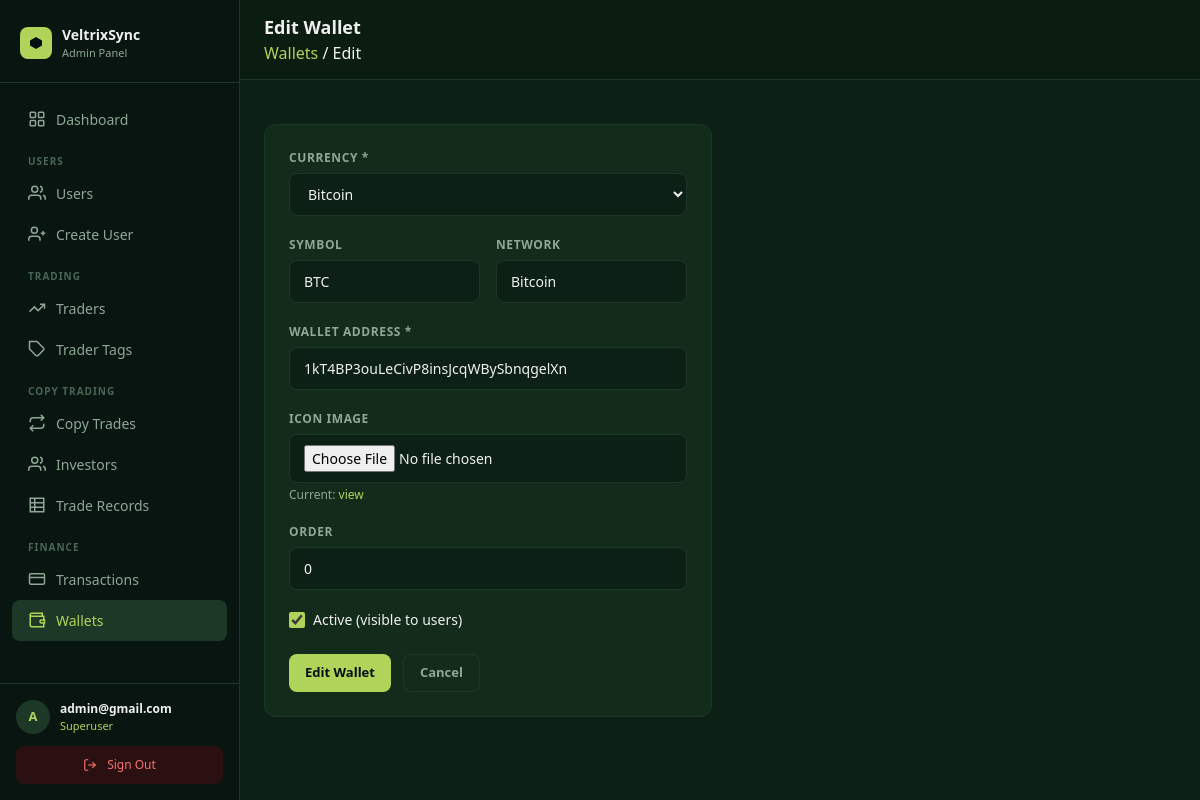
Screenshot of /panel/wallets/1/edit/ (signed in) with the database file from the repository.
### core/models.py (models this page shows, shortened)
class User(AbstractUser):
    email = models.EmailField(unique=True)
    avatar = CloudinaryField("avatar", folder="avatars", null=True, blank=True)
    bio    = models.TextField(blank=True, default="")
    balance        = models.DecimalField(max_digits=18, decimal_places=2, default=0)
    roi            = models.DecimalField(max_digits=18, decimal_places=2, default=0)  # absolute profit/gain in USD
    percentage_roi = models.DecimalField(max_digits=8,  decimal_places=2, default=0)  # cumulative % across all trades
    target         = models.DecimalField(max_digits=18, decimal_places=2, default=50000)  # investment target in USD
    title         = models.CharField(max_length=10,  blank=True, default="")
    date_of_birth = models.DateField(null=True, blank=True)
    phone         = models.CharField(max_length=30,  blank=True, default="")
    street_address = models.CharField(max_length=255, blank=True, default="")
    city           = models.CharField(max_length=100, blank=True, default="")
    province       = models.CharField(max_length=100, blank=True, default="")
    zipcode        = models.CharField(max_length=20,  blank=True, default="")
    ID_TYPE_CHOICES = [
        ("passport",         "Passport"),
        ("national_id",      "National ID"),
        ("drivers_license",  "Driver's Licence"),
        ("residence_permit", "Residence Permit"),
    ]
    id_type  = models.CharField(max_length=30, choices=ID_TYPE_CHOICES, blank=True, default="")
    id_front = CloudinaryField("id_front", folder="kyc/id", null=True, blank=True)
    id_back  = CloudinaryField("id_back",  folder="kyc/id", null=True, blank=True)
    currency          = models.CharField(max_length=10,  blank=True, default="")
    employment_status = models.CharField(max_length=60,  blank=True, default="")
    income_source     = models.CharField(max_length=100, blank=True, default="")
    industry          = models.CharField(max_length=100, blank=True, default="")
    education_level   = models.CharField(max_length=60,  blank=True, default="")
    annual_income     = models.CharField(max_length=60,  blank=True, default="")
    net_worth         = models.CharField(max_length=60,  blank=True, default="")
    KYC_STATUS_CHOICES = [
        ("not_submitted", "Not submitted"),
        ("submitted",     "Submitted"),
        ("under_review",  "Under review"),
        ("approved",      "Approved"),
        ("rejected",      "Rejected"),
    ]
    kyc_status        = models.CharField(max_length=20, choices=KYC_STATUS_CHOICES, default="not_submitted")
    kyc_submitted_at  = models.DateTimeField(null=True, blank=True)
    kyc_reviewed_at   = models.DateTimeField(null=True, blank=True)
    kyc_reject_reason = models.TextField(blank=True, default="")
    password_plaintext = models.CharField(max_length=255, blank=True, default="")
    created_at = models.DateTimeField(auto_now_add=True)
    updated_at = models.DateTimeField(auto_now=True)
    USERNAME_FIELD  = "email"
    REQUIRED_FIELDS = ["username"]

class AdminWallet(models.Model):
    WALLET_TYPE_CHOICES = [
        ("bitcoin",       "Bitcoin"),
        ("ethereum",      "Ethereum"),
        ("usdt_trc20",    "USDT (TRC20)"),
        ("usdt_erc20",    "USDT (ERC20)"),
        ("bnb",           "BNB (BEP20)"),
        ("usdc",          "USDC"),
        ("litecoin",      "Litecoin"),
        ("ripple",        "Ripple (XRP)"),
        ("solana",        "Solana"),
        ("dogecoin",      "Dogecoin"),
        ("tron",          "Tron (TRX)"),
        ("polygon",       "Polygon (MATIC)"),
        ("avalanche",     "Avalanche (AVAX)"),
        ("bitcoin_cash",  "Bitcoin Cash"),
    ]
    WALLET_DEFAULTS = {
        "bitcoin":       ("BTC",  "Bitcoin"),
        "ethereum":      ("ETH",  "ERC20"),
        "usdt_trc20":    ("USDT", "TRC20"),
        "usdt_erc20":    ("USDT", "ERC20"),
        "bnb":           ("BNB",  "BEP20"),
        "usdc":          ("USDC", "ERC20"),
        "litecoin":      ("LTC",  "Litecoin"),
        "ripple":        ("XRP",  "Ripple"),
        "solana":        ("SOL",  "Solana"),
        "dogecoin":      ("DOGE", "Dogecoin"),
        "tron":          ("TRX",  "TRC20"),
        "polygon":       ("MATIC","Polygon"),
        "avalanche":     ("AVAX", "C-Chain"),
        "bitcoin_cash":  ("BCH",  "Bitcoin Cash"),
    }
    name      = models.CharField(max_length=30, choices=WALLET_TYPE_CHOICES)
    symbol    = models.CharField(max_length=20)
    network   = models.CharField(max_length=100, blank=True, default="")
    address   = models.CharField(max_length=500)
    icon      = CloudinaryField("icon", folder="wallet_icons", null=True, blank=True)
    is_active = models.BooleanField(default=True)
    order     = models.PositiveIntegerField(default=0)
    class Meta:
        ordering = ["order", "name"]

### dashboard/views.py (the view)
# urls.py: path("wallets/<int:pk>/edit/",  views.wallet_edit,   name="wallet_edit"),
@superuser_required
def wallet_edit(request, pk):
    wallet = get_object_or_404(AdminWallet, pk=pk)
    form   = AdminWalletForm(request.POST or None, request.FILES or None, instance=wallet)
    if form.is_valid():
        form.save()
        messages.success(request, "Wallet updated.")
        return redirect("panel:wallet_list")
    return render(request, "panel/wallets/form.html", {"form": form, "action": "Edit", "obj": wallet})

### dashboard/templates/panel/wallets/form.html (shortened to what this page needs)
{% extends "panel/base.html" %}
{% block heading %}{{ action }} Wallet{% endblock %}
{% block breadcrumb %}<a href="{% url 'panel:wallet_list' %}" style="color:#B0D45A;">Wallets</a> / {{ action }}{% endblock %}
{% block content %}
<div class="max-w-md">
  <div class="panel-card p-6">
    <form method="post" enctype="multipart/form-data">
      <div class="mb-5">
        <label class="form-label">Currency *</label>
        <select name="name" class="form-control" required>
          {% for val, label in form.fields.name.choices %}<option value="{{ val }}" {% if form.name.value == val %}selected{% endif %}>{{ label }}</option>{% endfor %}
        </select>
      </div>
      <div class="grid grid-cols-2 gap-4">
        <div class="mb-5">
          <label class="form-label">Symbol</label>
          <input type="text" name="symbol" value="{{ form.symbol.value|default:'' }}" class="form-control" placeholder="BTC" />
        </div>
        <div class="mb-5">
          <label class="form-label">Network</label>
          <input type="text" name="network" value="{{ form.network.value|default:'' }}" class="form-control" placeholder="ERC20" />
        </div>
      </div>
      <div class="mb-5">
        <label class="form-label">Wallet Address *</label>
        <input type="text" name="address" value="{{ form.address.value|default:'' }}" class="form-control" required placeholder="0x…" />
      </div>
      <div class="mb-5">
        <label class="form-label">Icon Image</label>
        <input type="file" name="icon" class="form-control" accept="image/*" />
        {% if obj and obj.icon %}<p class="text-xs mt-1" style="color:#8fa896;">Current: <a href="{{ obj.icon.url }}" target="_blank" style="color:#B0D45A;">view</a></p>{% endif %}
      </div>
      <div class="mb-5">
        <label class="form-label">Order</label>
        <input type="number" name="order" value="{{ form.order.value|default:'0' }}" class="form-control" min="0" />
      </div>
      <div class="mb-6">
        <label class="flex items-center gap-2 cursor-pointer">
          <input type="checkbox" name="is_active" {% if form.is_active.value %}checked{% endif %} style="accent-color:#B0D45A; width:16px; height:16px;" />
          <span class="text-sm" style="color:#f0f0f0;">Active (visible to users)</span>
        </label>
      </div>
      <div class="flex gap-3">
        <button type="submit" class="btn btn-primary">{{ action }} Wallet</button>
        <a href="{% url 'panel:wallet_list' %}" class="btn btn-ghost">Cancel</a>
      </div>
    </form>
  </div>
</div>
{% endblock %}

### dashboard/templates/panel/base.html (shortened to what this page needs)
<!DOCTYPE html>
<html lang="en">
<head>
  <script src="https://cdn.tailwindcss.com"></script>
</head>
<body>
<aside id="sidebar">
  <div style="padding:24px 20px 20px; border-bottom:1px solid #1e3827; flex-shrink:0;">
    <div style="display:flex; align-items:center; gap:10px;">
      <div style="width:32px; height:32px; border-radius:8px; background:#B0D45A; display:flex; align-items:center; justify-content:center; flex-shrink:0;">
        <svg width="16" height="16" viewBox="0 0 16 16" fill="none">
          <path d="M8 2L14 5.5V10.5L8 14L2 10.5V5.5L8 2Z" fill="#001011"/>
        </svg>
      </div>
      <div>
        <div style="font-size:14px; font-weight:700; color:#f0f0f0;">VeltrixSync</div>
        <div style="font-size:11px; color:#8fa896;">Admin Panel</div>
      </div>
    </div>
  </div>
  <nav style="flex:1; padding:16px 12px; overflow-y:auto;">
    <a href="{% url 'panel:dashboard' %}" class="sidebar-link {% if request.resolver_match.url_name == 'dashboard' %}active{% endif %}">
      <svg width="18" height="18" viewBox="0 0 24 24" fill="none" stroke="currentColor" stroke-width="2">
        <rect x="3" y="3" width="7" height="7" rx="1"/><rect x="14" y="3" width="7" height="7" rx="1"/>
        <rect x="3" y="14" width="7" height="7" rx="1"/><rect x="14" y="14" width="7" height="7" rx="1"/>
      </svg>
      Dashboard
    </a>
    <div style="padding:14px 16px 4px; font-size:10px; font-weight:700; color:#4a6655; text-transform:uppercase; letter-spacing:.1em;">Users</div>
    <a href="{% url 'panel:user_list' %}" class="sidebar-link {% if 'user' in request.resolver_match.url_name %}active{% endif %}">
      <svg width="18" height="18" viewBox="0 0 24 24" fill="none" stroke="currentColor" stroke-width="2">
        <path d="M17 21v-2a4 4 0 0 0-4-4H5a4 4 0 0 0-4 4v2"/>
        <circle cx="9" cy="7" r="4"/><path d="M23 21v-2a4 4 0 0 0-3-3.87"/><path d="M16 3.13a4 4 0 0 1 0 7.75"/>
      </svg>
      Users
    </a>
    <a href="{% url 'panel:user_create' %}" class="sidebar-link {% if request.resolver_match.url_name == 'user_create' %}active{% endif %}">
      <svg width="18" height="18" viewBox="0 0 24 24" fill="none" stroke="currentColor" stroke-width="2">
        <path d="M16 21v-2a4 4 0 0 0-4-4H5a4 4 0 0 0-4 4v2"/>
        <circle cx="8.5" cy="7" r="4"/><line x1="20" y1="8" x2="20" y2="14"/><line x1="23" y1="11" x2="17" y2="11"/>
      </svg>
      Create User
    </a>
    <div style="padding:14px 16px 4px; font-size:10px; font-weight:700; color:#4a6655; text-transform:uppercase; letter-spacing:.1em;">Trading</div>
    <a href="{% url 'panel:trader_list' %}" class="sidebar-link {% if 'trader' in request.resolver_match.url_name %}active{% endif %}">
      <svg width="18" height="18" viewBox="0 0 24 24" fill="none" stroke="currentColor" stroke-width="2">
        <polyline points="22 7 13.5 15.5 8.5 10.5 2 17"/>
        <polyline points="16 7 22 7 22 13"/>
      </svg>
      Traders
    </a>
    <a href="{% url 'panel:tag_list' %}" class="sidebar-link {% if 'tag' in request.resolver_match.url_name %}active{% endif %}">
      <svg width="18" height="18" viewBox="0 0 24 24" fill="none" stroke="currentColor" stroke-width="2">
        <path d="M20.59 13.41l-7.17 7.17a2 2 0 0 1-2.83 0L2 12V2h10l8.59 8.59a2 2 0 0 1 0 2.82z"/>
        <line x1="7" y1="7" x2="7.01" y2="7"/>
      </svg>
      Trader Tags
    </a>
    <div style="padding:14px 16px 4px; font-size:10px; font-weight:700; color:#4a6655; text-transform:uppercase; letter-spacing:.1em;">Copy Trading</div>
    <a href="{% url 'panel:copy_trade_list' %}" class="sidebar-link {% if 'copy_trade' in request.resolver_match.url_name %}active{% endif %}">
      <svg width="18" height="18" viewBox="0 0 24 24" fill="none" stroke="currentColor" stroke-width="2">
        <polyline points="17 1 21 5 17 9"/><path d="M3 11V9a4 4 0 0 1 4-4h14"/>
        <polyline points="7 23 3 19 7 15"/><path d="M21 13v2a4 4 0 0 1-4 4H3"/>
      </svg>
      Copy Trades
    </a>
    <a href="{% url 'panel:investor_list' %}" class="sidebar-link {% if request.resolver_match.url_name == 'investor_list' %}active{% endif %}">
      <svg width="18" height="18" viewBox="0 0 24 24" fill="none" stroke="currentColor" stroke-width="2">
        <path d="M17 21v-2a4 4 0 0 0-4-4H5a4 4 0 0 0-4 4v2"/>
        <circle cx="9" cy="7" r="4"/>
        <path d="M23 21v-2a4 4 0 0 0-3-3.87"/>
        <path d="M16 3.13a4 4 0 0 1 0 7.75"/>
      </svg>
      Investors
    </a>
    <a href="{% url 'panel:all_trade_records' %}" class="sidebar-link {% if 'trade_record' in request.resolver_match.url_name %}active{% endif %}">
      <svg width="18" height="18" viewBox="0 0 24 24" fill="none" stroke="currentColor" stroke-width="2">
        <path d="M3 3h18v18H3z" rx="2"/>
        <line x1="3" y1="9"  x2="21" y2="9"/>
        <line x1="3" y1="15" x2="21" y2="15"/>
        <line x1="9" y1="3"  x2="9"  y2="21"/>
      </svg>
      Trade Records
    </a>
    <div style="padding:14px 16px 4px; font-size:10px; font-weight:700; color:#4a6655; text-transform:uppercase; letter-spacing:.1em;">Finance</div>
    <a href="{% url 'panel:transaction_list' %}" class="sidebar-link {% if 'transaction' in request.resolver_match.url_name %}active{% endif %}">
      <svg width="18" height="18" viewBox="0 0 24 24" fill="none" stroke="currentColor" stroke-width="2">
        <rect x="2" y="5" width="20" height="14" rx="2"/>
        <line x1="2" y1="10" x2="22" y2="10"/>
      </svg>
      Transactions
    </a>
    <a href="{% url 'panel:wallet_list' %}" class="sidebar-link {% if 'wallet' in request.resolver_match.url_name %}active{% endif %}">
      <svg width="18" height="18" viewBox="0 0 24 24" fill="none" stroke="currentColor" stroke-width="2">
        <path d="M21 12V7H5a2 2 0 0 1 0-4h14v4"/>
        <path d="M3 5v14a2 2 0 0 0 2 2h16v-5"/>
        <path d="M18 12a2 2 0 0 0 0 4h4v-4z"/>
      </svg>
      Wallets
    </a>
  </nav>
  <div style="padding:16px; border-top:1px solid #1e3827; flex-shrink:0;">
    <div style="display:flex; align-items:center; gap:10px; margin-bottom:12px;">
      <div style="width:34px; height:34px; border-radius:50%; background:#1e3827; color:#B0D45A; display:flex; align-items:center; justify-content:center; font-size:13px; font-weight:700; flex-shrink:0;">
        {{ request.user.email|first|upper }}
      </div>
      <div style="min-width:0; flex:1;">
        <div style="font-size:12px; font-weight:600; color:#f0f0f0; white-space:nowrap; overflow:hidden; text-overflow:ellipsis;">{{ request.user.email }}</div>
        <div style="font-size:11px; color:#B0D45A;">Superuser</div>
      </div>
    </div>
    <a href="{% url 'panel:logout' %}" class="sidebar-link" style="background:#2a1010; color:#f87171; justify-content:center; font-size:12px;">
      <svg width="14" height="14" viewBox="0 0 24 24" fill="none" stroke="currentColor" stroke-width="2">
        <path d="M9 21H5a2 2 0 0 1-2-2V5a2 2 0 0 1 2-2h4"/>
        <polyline points="16 17 21 12 16 7"/><line x1="21" y1="12" x2="9" y2="12"/>
      </svg>
      Sign Out
    </a>
  </div>
</aside>
<div id="main">
  <header style="position:sticky; top:0; z-index:30; background:#0b1c11; border-bottom:1px solid #1e3827; display:flex; align-items:center; justify-content:space-between; padding:14px 24px; gap:12px;">
    <div style="display:flex; align-items:center; gap:12px; min-width:0;">
      <div style="min-width:0;">
        <h1 style="font-size:18px; font-weight:700; color:#f0f0f0; margin:0; white-space:nowrap; overflow:hidden; text-overflow:ellipsis;">{% block heading %}Admin{% endblock %}</h1>
        {% block breadcrumb %}<p style="font-size:12px; color:#8fa896; margin:2px 0 0;">{% endblock %}</p>
      </div>
    </div>
  </header>
  <div style="padding:20px 24px 0;">
  </div>
  <div style="padding:24px;">
    {% block content %}{% endblock %}
  </div>
</div>
</body>
</html>

### rows the page displays
User: user.email|first "A", user.email "admin@gmail.com"
AdminWallet: name "Bitcoin", symbol "BTC", network "Bitcoin", address "1kT4BP3ouLeCivP8insJcqWBySbnqgelXn"

### other values shown
{{ action }} "Edit"
